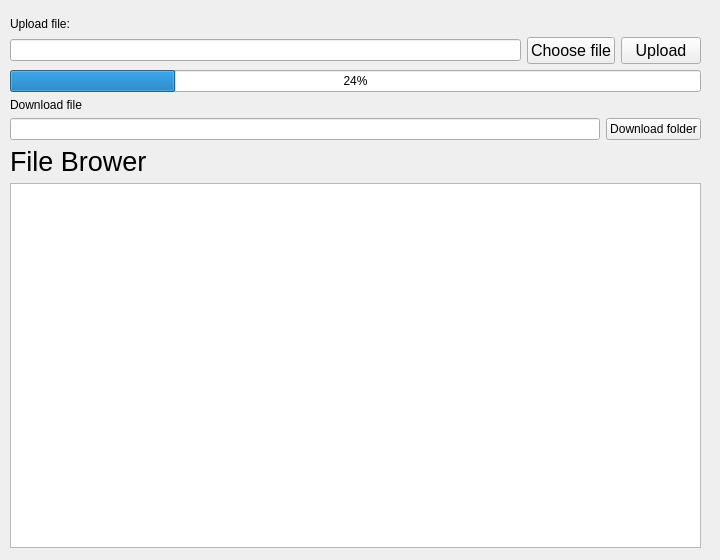
<?xml version="1.0" encoding="UTF-8"?>
<ui version="4.0">
 <class>FileView</class>
 <widget class="QWidget" name="FileView">
  <property name="geometry">
   <rect>
    <x>0</x>
    <y>0</y>
    <width>720</width>
    <height>560</height>
   </rect>
  </property>
  <property name="windowTitle">
   <string>Form</string>
  </property>
  <widget class="QLabel" name="label_4">
   <property name="geometry">
    <rect>
     <x>140</x>
     <y>180</y>
     <width>641</width>
     <height>21</height>
    </rect>
   </property>
   <property name="text">
    <string/>
   </property>
  </widget>
  <widget class="QWidget" name="verticalLayoutWidget">
   <property name="geometry">
    <rect>
     <x>10</x>
     <y>17</y>
     <width>691</width>
     <height>531</height>
    </rect>
   </property>
   <layout class="QVBoxLayout" name="verticalLayout">
    <item>
     <widget class="QLabel" name="label_2">
      <property name="text">
       <string>Upload file:</string>
      </property>
     </widget>
    </item>
    <item>
     <layout class="QHBoxLayout" name="horizontalLayout_2">
      <item>
       <widget class="QLineEdit" name="lineEdit"/>
      </item>
      <item>
       <widget class="QPushButton" name="pushButton_2">
        <property name="font">
         <font>
          <pointsize>12</pointsize>
         </font>
        </property>
        <property name="text">
         <string>Choose file</string>
        </property>
       </widget>
      </item>
      <item>
       <widget class="QPushButton" name="pushButton">
        <property name="font">
         <font>
          <pointsize>12</pointsize>
         </font>
        </property>
        <property name="text">
         <string>Upload</string>
        </property>
       </widget>
      </item>
     </layout>
    </item>
    <item>
     <widget class="QProgressBar" name="progressBar">
      <property name="value">
       <number>24</number>
      </property>
     </widget>
    </item>
    <item>
     <widget class="QLabel" name="label_3">
      <property name="text">
       <string>Download file</string>
      </property>
     </widget>
    </item>
    <item>
     <layout class="QHBoxLayout" name="horizontalLayout">
      <item>
       <widget class="QLineEdit" name="lineEdit_2"/>
      </item>
      <item>
       <widget class="QPushButton" name="pushButton_3">
        <property name="text">
         <string>Download folder</string>
        </property>
       </widget>
      </item>
     </layout>
    </item>
    <item>
     <widget class="QLabel" name="label">
      <property name="font">
       <font>
        <pointsize>20</pointsize>
       </font>
      </property>
      <property name="text">
       <string>File Brower</string>
      </property>
     </widget>
    </item>
    <item>
     <widget class="QListWidget" name="listWidget"/>
    </item>
   </layout>
  </widget>
 </widget>
 <resources/>
 <connections/>
</ui>
